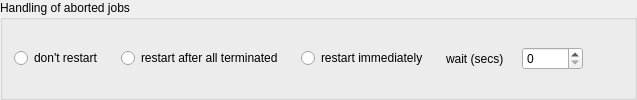
    <widget class="QGroupBox" name="errorHandlingGroup">
     <property name="toolTip">
      <string>&lt;html&gt;&lt;head/&gt;&lt;body&gt;&lt;p&gt;Define what should happen when a job steps into an error or aborts:&lt;/p&gt;
&lt;ul&gt;
&lt;li&gt;&lt;b&gt;don't restart&lt;/b&gt;: Don't restart the job in case of an error or an abort.&lt;/li&gt;
&lt;li&gt;&lt;b&gt;restart after all terminated&lt;/b&gt;: If a job runs into an error or gets aborted, the scheduler will only try to restart it, if there is no other job left that might be started. This might be the case when all jobs have been terminated or the startup conditions of the remaining jobs are lying in the future. Before these jobs will be restarted, the scheduler waits for the given delay.&lt;/li&gt;
&lt;li&gt;&lt;b&gt;restart immediately&lt;/b&gt;: As soon as a job runs into an error or gets aborted, the scheduler will wait the given delay and then will try to restart the job. This will be repeated until another job get's higher priority.&lt;/li&gt;
&lt;/ul&gt;
&lt;/body&gt;&lt;/html&gt;</string>
     </property>
     <property name="title">
      <string>Handling of aborted jobs</string>
     </property>
     <layout class="QGridLayout" name="gridLayout_3">
      <property name="horizontalSpacing">
       <number>18</number>
      </property>
      <property name="verticalSpacing">
       <number>0</number>
      </property>
      <item row="0" column="4">
       <widget class="QLabel" name="errorHandlingWaitLabel">
        <property name="text">
         <string>wait (secs)</string>
        </property>
       </widget>
      </item>
      <item row="0" column="0" colspan="2">
       <widget class="QRadioButton" name="errorHandlingDontRestartButton">
        <property name="text">
         <string>don't restart</string>
        </property>
       </widget>
      </item>
      <item row="0" column="3">
       <widget class="QRadioButton" name="errorHandlingRestartImmediatelyButton">
        <property name="text">
         <string>restart immediately</string>
        </property>
       </widget>
      </item>
      <item row="0" column="2">
       <widget class="QRadioButton" name="errorHandlingRestartAfterAllButton">
        <property name="text">
         <string>restart after all terminated</string>
        </property>
       </widget>
      </item>
      <item row="0" column="6">
       <spacer name="horizontalSpacer_9">
        <property name="orientation">
         <enum>Qt::Horizontal</enum>
        </property>
        <property name="sizeHint" stdset="0">
         <size>
          <width>40</width>
          <height>20</height>
         </size>
        </property>
       </spacer>
      </item>
      <item row="0" column="5">
       <widget class="QSpinBox" name="errorHandlingDelaySB">
        <property name="maximum">
         <number>10000</number>
        </property>
        <property name="singleStep">
         <number>10</number>
        </property>
       </widget>
      </item>
     </layout>
    </widget>
